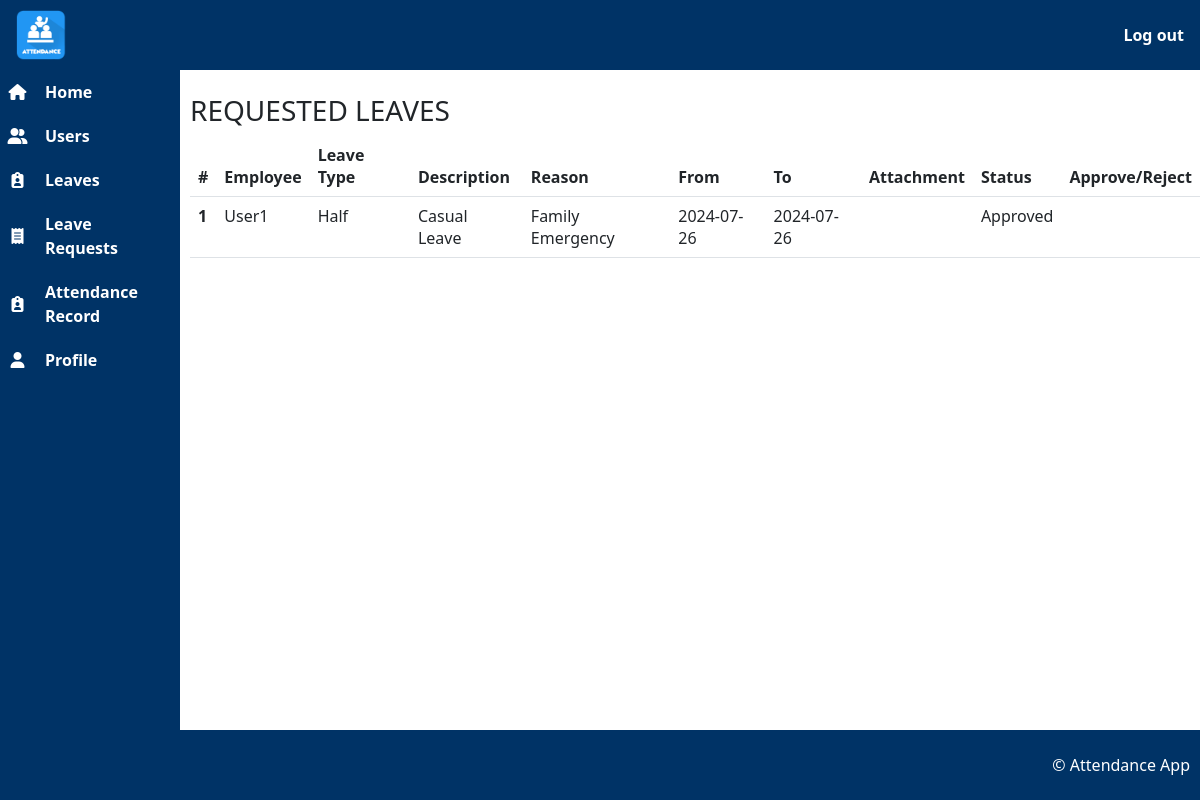
Screenshot of /admin/leave_requests.php (signed in) with the database file from the repository.
### tables this page shows
CREATE TABLE `applied_leaves` (
  `id` int(11) NOT NULL,
  `user_id` int(11) DEFAULT NULL,
  `leave_type` varchar(50) DEFAULT NULL,
  `description` varchar(255) DEFAULT NULL,
  `reason` text DEFAULT NULL,
  `leave_from` date DEFAULT NULL,
  `leave_to` date DEFAULT NULL,
  `attachment` text DEFAULT NULL,
  `status` enum('Pending','Approved','Rejected') DEFAULT NULL
);

CREATE TABLE `users` (
  `user_id` int(10) NOT NULL,
  `user_name` varchar(50) NOT NULL,
  `user_image` text NOT NULL,
  `user_address` text NOT NULL,
  `user_contact` varchar(12) NOT NULL,
  `user_email` varchar(50) NOT NULL,
  `user_password` varchar(50) NOT NULL,
  `user_role` varchar(50) NOT NULL
);

### admin/leave_requests.php (the view, shortened to what this page needs)
<?php
include '../includes/admin_head.php';
include '../includes/admin_navbar.php';
include '../includes/admin_sidebar.php';
?>
<main>
    <section>
        <div>
            <div class="d-flex justify-content-between">
                <h3 class="text-uppercase">Requested Leaves</h3>
            </div>
            <div>
                <table class="table">
                    <thead>
                        <tr>
                            <th scope="col">#</th>
                            <th scope="col">Employee</th>
                            <th scope="col">Leave Type</th>
                            <th scope="col">Description</th>
                            <th scope="col">Reason</th>
                            <th scope="col">From</th>
                            <th scope="col">To</th>
                            <th scope="col">Attachment</th>
                            <th scope="col">Status</th>
                            <th scope="col">Approve/Reject</th>
                        </tr>
                    </thead>
                    <tbody>
                        <?php
                        $query = "SELECT * FROM applied_leaves";
                        $query_conn = mysqli_query($connection, $query);
                        while ($result = mysqli_fetch_assoc($query_conn)) {
                            $leave_id = $result['id'];
                            $employeeId = $result['user_id'];
                            $leave_type = $result['leave_type'];
                            $description = $result['description'];
                            $reason = $result['reason'];
                            $leave_from = $result['leave_from'];
                            $leave_to = $result['leave_to'];
                            $status = $result['status'];
                            $employee_query = "SELECT user_name AS employee_name FROM users WHERE user_id = $employeeId";
                            $employee_conn = mysqli_query($connection, $employee_query);
                            $result_availed = mysqli_fetch_assoc($employee_conn);
                            $employee_name = $result_availed['employee_name'];
                            ?>
                            <tr>
                                <th scope="row">
                                    <?php echo $leave_id; ?>
                                </th>
                                <td>
                                    <?php echo $employee_name; ?>
                                </td>
                                <td>
                                    <?php echo $leave_type; ?>
                                </td>
                                <td>
                                    <?php echo $description; ?>
                                </td>
                                <td>
                                    <?php echo $reason; ?>
                                </td>
                                <td>
                                    <?php echo $leave_from; ?>
                                </td>
                                <td>
                                    <?php echo $leave_to; ?>
                                </td>
                                <td>
                                </td>
                                <td>
                                    <?php echo $status; ?>
                                </td>
                                <td>
                                </td>
                            </tr>
                            <?php
                        }
                        ?>
                    </tbody>
                </table>
            </div>
        </div>
    </section>
</main>
 <?php
include '../includes/admin_footer.php';
?>

### css/admin_style.css (style rules this page uses)
main { margin-top: 70px; margin-left: 190px; padding-bottom: 60px; }

### rows the page displays
applied_leaves: id "1", user.user_name "User1", leave_type "Half", description "Casual Leave", reason "Family Emergency", leave_from "2024-07-26", leave_to "2024-07-26", status "Approved"
